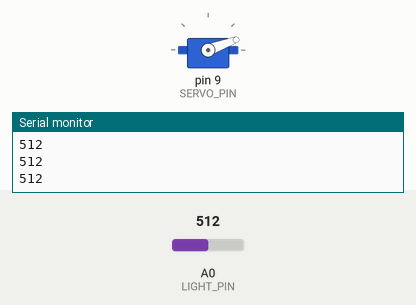
Bench run of a sketch on a simulated Arduino Uno, built with avr-gcc and run on an emulated ATmega328P. On the bench: servo, the last lines printed to the serial monitor. The test bench sets the inputs (shaded band); at power-on: A0 (LIGHT_PIN) = 512.

Above: at 1.2 s.
1.3 s: A0 (LIGHT_PIN) set to 210
2.8 s: A0 (LIGHT_PIN) set to 184
At 3.6 s:
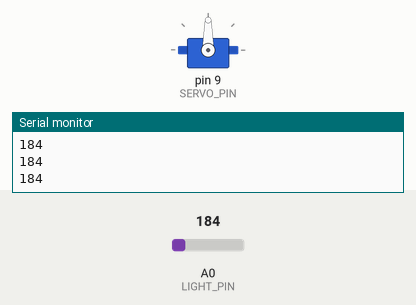
4.3 s: A0 (LIGHT_PIN) set to 306
At 4.6 s:
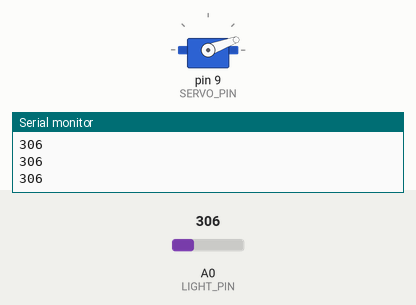
5.8 s: A0 (LIGHT_PIN) set to 190
At 7.1 s:
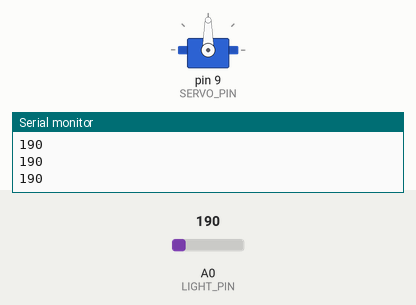
Timing chart, 0 to 8.3 s (numbered marks = the images above; inputs shaded):
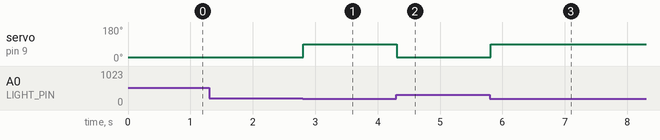

The sketch:

DinosaurGame.ino
```cpp
#include <Servo.h>

Servo servo;
const int SERVO_PIN = 9;
const int LIGHT_PIN = A0;

void setup() {
  // put your setup code here, to run once:
  Serial.begin(9600);
  servo.attach(SERVO_PIN);
  servo.write(90);
}

void loop() {
  // put your main code here, to run  repeatedly:
  int lightVal = analogRead(LIGHT_PIN);
  Serial.println(lightVal);
  if(lightVal > 200) {
    servo.write(20);
    delay(100);
  }
  else servo.write(90);
}
```

Measured:
- the behaviour switches between 201 and 200 on A0 (LIGHT_PIN) (found by bisection; images 0 and 1)
- after the input at 2.8 s, servo on pin 9 (SERVO_PIN): 20° → 90° at once
- after the input at 4.3 s, servo on pin 9 (SERVO_PIN): 90° → 20° at once
- after the input at 5.8 s, servo on pin 9 (SERVO_PIN): 20° → 90° at once
